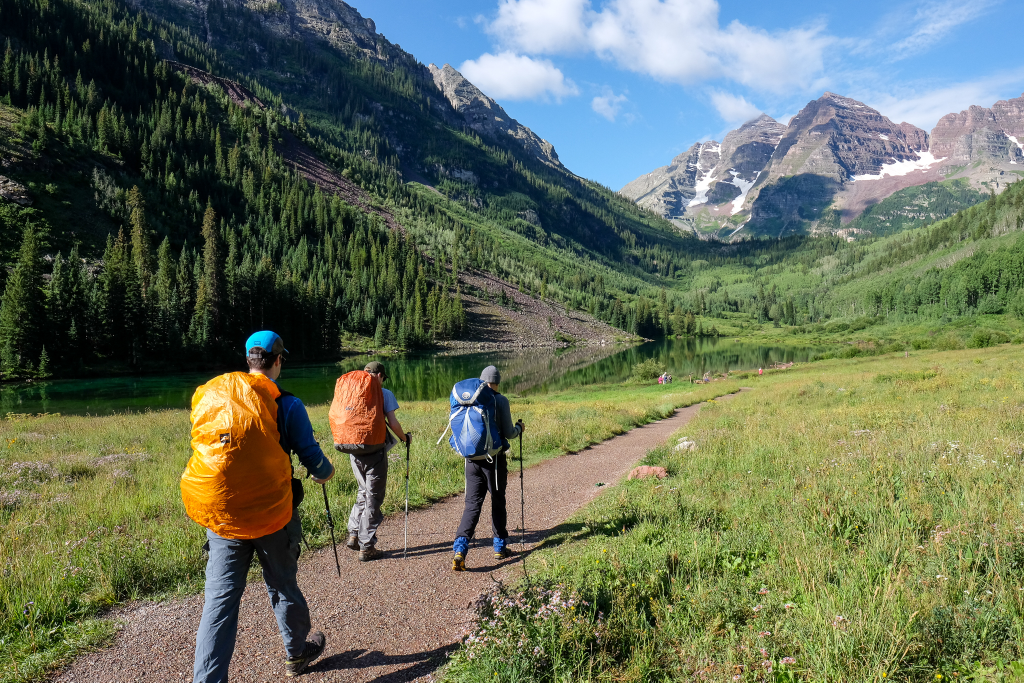
#> input picture fourpassloop/raw/DSCF8978.jpg, 2048 x 1365 px (shown at 1/2 size); its folder holds 4 pictures in this run
$ python generate_image.py
#> lines starting #> are read from the running program, lines starting #| are printed output that depends on the picture
import argparse
from glob import glob
from pathlib import Path
import os
from typing import Tuple

from PIL import Image

def process_file(
    filename: str,
    outdir: str,
    onlycode: bool,
    maxdim: int = 2048,
    thumbdim: int = 256
) -> Tuple[str, str]:
    """Resize image and create thumbnail and save in desired location.

    Args:
        filename: Filename of image to process.
        outdir: Directory to store processed files.
        onlycode: Only return the output filenames. Do not perform resizing.
        maxdim: Maximum number of pixels along longest dimension.
        thumdim: Maximum number of pixels along longest dimesion for thumbnail.

    Returns:
        Relative path of output filename and thumbnail.
    """
    fn = os.path.basename(filename)
    fn_fullsize = os.path.join(outdir, fn)
    fn_thumb = os.path.join(outdir, f"thumb_{fn}")

    if not onlycode:
        img = Image.open(filename)

        fullsize = img.copy()
        fullsize.thumbnail((maxdim, maxdim))
        fullsize.save(fn_fullsize, quality=100)

        thumbnail = img.copy()
        thumbnail.thumbnail((thumbdim, thumbdim))
        thumbnail.save(fn_thumb, quality=60)

    return os.path.relpath(fn_fullsize), os.path.relpath(fn_thumb)


def gen_img_code(full: str, thumb: str) -> str:
    # return f'<a href="{full}"><img src="{thumb}"></a>'
    # return f'<img src="{thumb}" data-highres="{full}" />'
    return f"{{ src: '{full}', srct: '{thumb}' }},"


def process_files(indir: str, out: str, onlycode: bool):
    Path(out).mkdir(exist_ok=True)
    files = [process_file(fn, out, onlycode) for fn in glob(f"{indir}/*.jpg")]
    output = "\n".join([gen_img_code(full, thumb) for full, thumb in files])
    with open("./tmphtml", "w") as f:
        f.write(output)


def main():
    parser = argparse.ArgumentParser()
    parser.add_argument("-i", "--indir",  default="./raw")
    parser.add_argument("-o", "--outdir", default="./img")
    parser.add_argument("-c", "--onlycode", action="store_true")
    args = parser.parse_args()

    process_files(args.indir, args.outdir, args.onlycode)
#> in process_file, img is the input picture: PIL image 2048x1365 RGB; mean R, G, B 102.6, 111.9, 90.5
#> in process_file, `thumbnail.thumbnail((thumbdim, thumbdim))`:
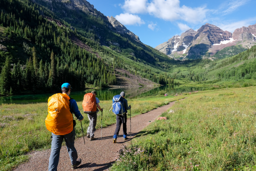
#> thumbnail: PIL image 256x171 RGB; mean R, G, B 102.6, 111.9, 90.4
#> call 2 of process_file, with filename = './raw/DSCF8991.jpg', outdir = './img', onlycode = False, maxdim = 2048, thumbdim = 256
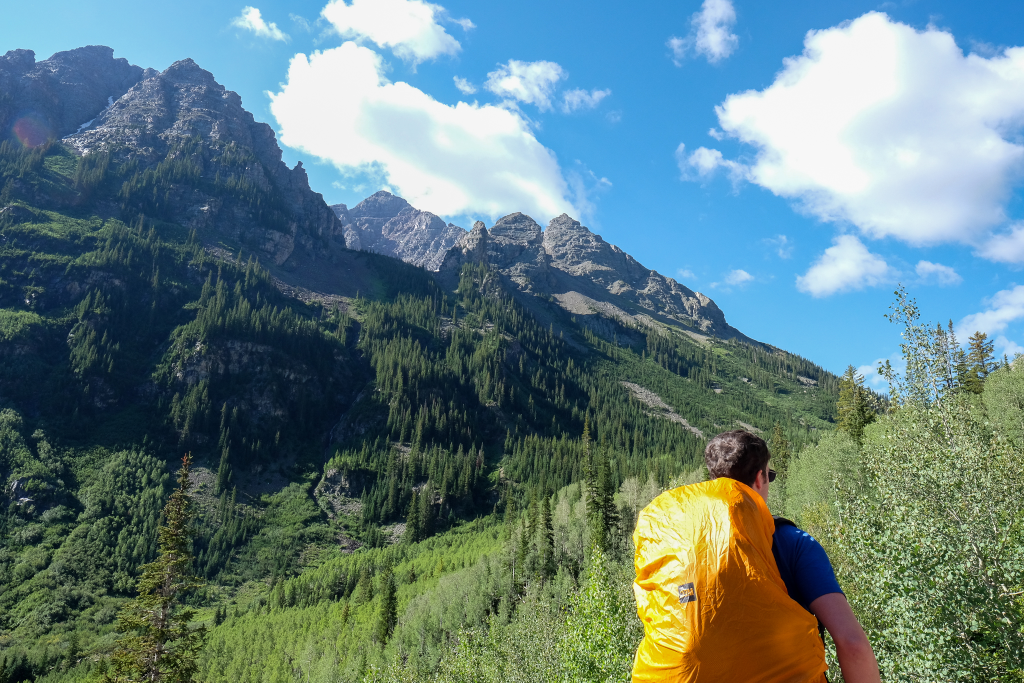
#> input picture fourpassloop/raw/DSCF8991.jpg, 2048 x 1365 px (shown at 1/2 size)
#> in process_file, img is the input picture: PIL image 2048x1365 RGB; mean R, G, B 98.7, 125.9, 127.6
#> in process_file (call 2), `thumbnail.thumbnail((thumbdim, thumbdim))`:
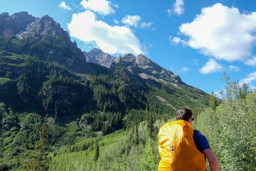
#> thumbnail: PIL image 256x171 RGB; mean R, G, B 98.7, 125.9, 127.5
#> call 3 of process_file, with filename = './raw/DSCF9004.jpg', outdir = './img', onlycode = False, maxdim = 2048, thumbdim = 256
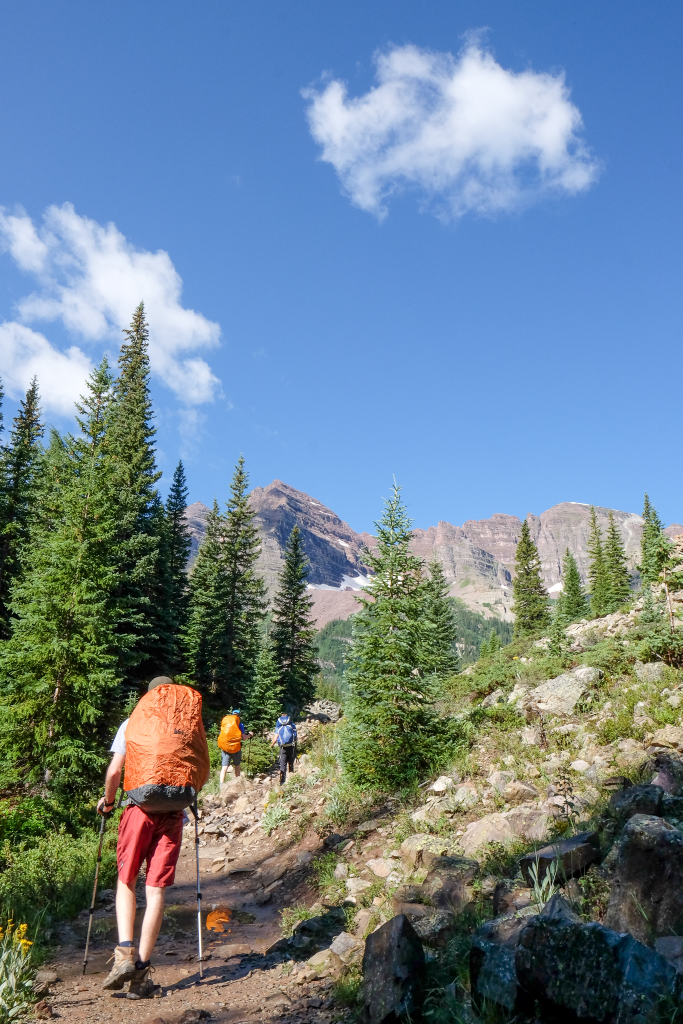
#> input picture fourpassloop/raw/DSCF9004.jpg, 1365 x 2048 px (shown at 1/2 size)
#> in process_file, img is the input picture: PIL image 1365x2048 RGB; mean R, G, B 109.2, 130, 145.2
#> in process_file (call 3), `thumbnail.thumbnail((thumbdim, thumbdim))`:
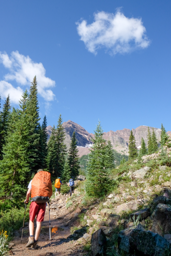
#> thumbnail: PIL image 171x256 RGB; mean R, G, B 109.2, 129.9, 145.2
#> call 4 of process_file, with filename = './raw/DSCF9010.jpg', outdir = './img', onlycode = False, maxdim = 2048, thumbdim = 256
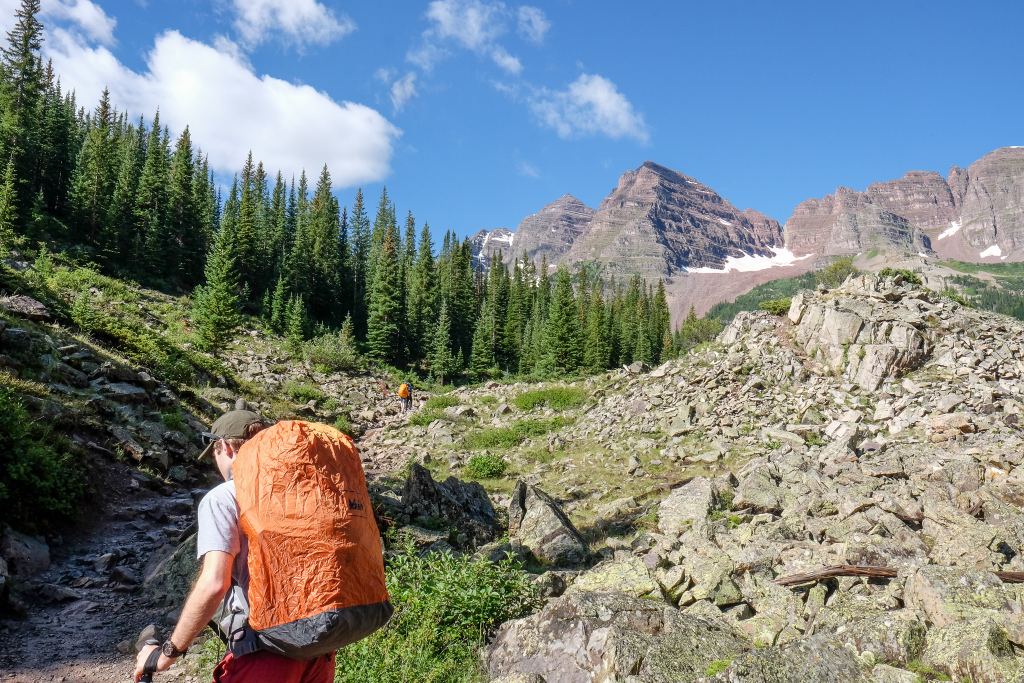
#> input picture fourpassloop/raw/DSCF9010.jpg, 2048 x 1365 px (shown at 1/2 size)
#> in process_file, img is the input picture: PIL image 2048x1365 RGB; mean R, G, B 121, 130, 129.1
#> in process_file (call 4), `thumbnail.thumbnail((thumbdim, thumbdim))`:
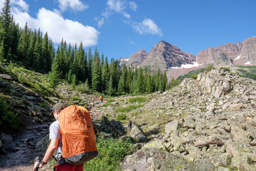
#> thumbnail: PIL image 256x171 RGB; mean R, G, B 121, 130, 129


if __name__ == "__main__":
    main()
